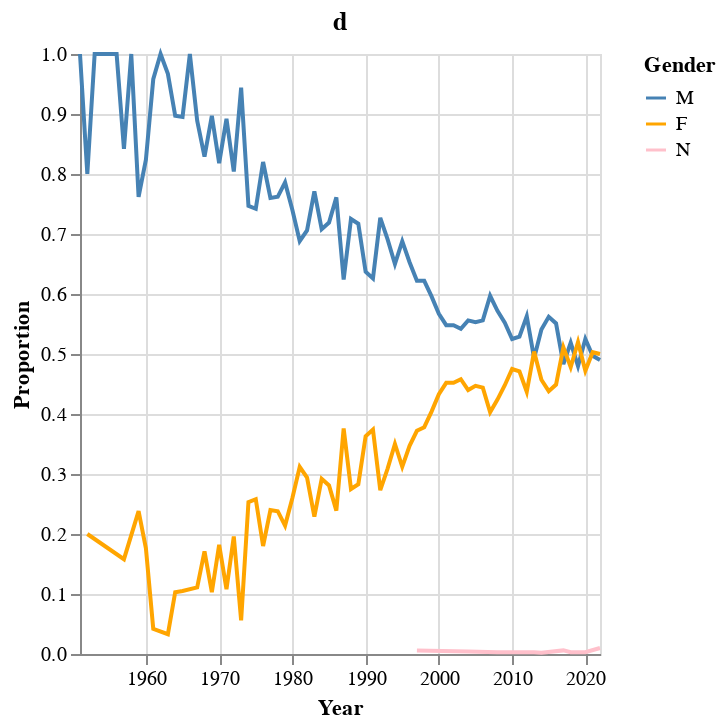

The cell this chart's notebook holds for it:
### Code cell
gender_ts_prop_chart = alt.Chart(transform_year(gender_ts)).mark_line().encode(
    x = alt.X(
        'year',
        title = 'Year'
    ),
    y = alt.Y(
        'prop',
        title = 'Proportion'
    ),
    color = alt.Color(
        'genderpred',
        title = 'Gender',
        scale = alt.Scale(
            domain = ['M', 'F', 'N'],
            range = ['steelblue', 'orange', 'pink']
        )
    )
).properties(
    title = 'd',
    height=300,
    width=260
)

# .configure_axis(
#     labelFontSize=13,
#     titleFontSize=20
# ).configure_legend(
#     titleFontSize=16,
#     labelFontSize=16
# ).configure_title(
#     anchor='start',
#     fontSize=22
# )

gender_ts_prop_chart

### Figure 1 — Vega-Lite specification as saved in the notebook (floating-point values rounded to 4 significant figures; data arrays with more than 128 entries replaced by an {"elided": "..."} marker saying what was removed)
{"config": {"view": {"continuousWidth": 400, "continuousHeight": 300}}, "data": {"name": "data-a5ac7a23bb517966bd1e9b954af258c0"}, "mark": "line", "encoding": {"color": {"field": "genderpred", "scale": {"domain": ["M", "F", "N"], "range": ["steelblue", "orange", "pink"]}, "title": "Gender", "type": "nominal"}, "x": {"field": "year", "title": "Year", "type": "temporal"}, "y": {"field": "prop", "title": "Proportion", "type": "quantitative"}}, "height": 300, "title": "d", "width": 260, "$schema": "https://vega.github.io/schema/vega-lite/v4.17.0.json", "datasets": {"data-a5ac7a23bb517966bd1e9b954af258c0": {"elided": "145 records"}}}
